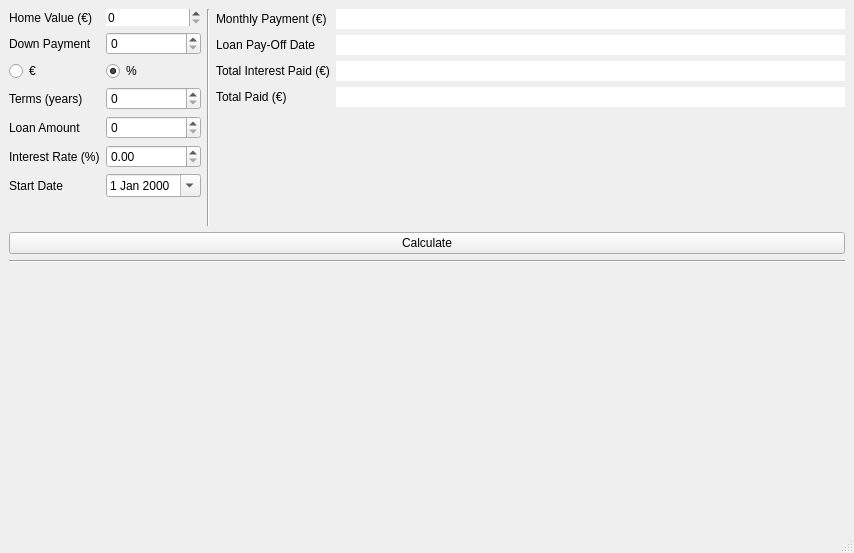
<?xml version="1.0" encoding="UTF-8"?>
<ui version="4.0">
 <class>MainWindow</class>
 <widget class="QMainWindow" name="MainWindow">
  <property name="geometry">
   <rect>
    <x>0</x>
    <y>0</y>
    <width>854</width>
    <height>553</height>
   </rect>
  </property>
  <property name="windowTitle">
   <string>Home Loan Calculator</string>
  </property>
  <widget class="QWidget" name="centralwidget">
   <layout class="QGridLayout" name="gridLayout">
    <item row="0" column="0">
     <layout class="QVBoxLayout" name="verticalLayout">
      <item>
       <layout class="QHBoxLayout" name="horizontalLayout">
        <item>
         <layout class="QFormLayout" name="formLayout">
          <item row="0" column="0">
           <widget class="QLabel" name="label">
            <property name="text">
             <string>Home Value (€)</string>
            </property>
           </widget>
          </item>
          <item row="1" column="0">
           <widget class="QLabel" name="label_2">
            <property name="text">
             <string>Down Payment</string>
            </property>
           </widget>
          </item>
          <item row="2" column="0">
           <widget class="QRadioButton" name="radio_euro">
            <property name="cursor">
             <cursorShape>PointingHandCursor</cursorShape>
            </property>
            <property name="text">
             <string>€</string>
            </property>
            <property name="checked">
             <bool>false</bool>
            </property>
           </widget>
          </item>
          <item row="4" column="0">
           <widget class="QLabel" name="label_3">
            <property name="text">
             <string>Terms (years)</string>
            </property>
           </widget>
          </item>
          <item row="4" column="1">
           <widget class="QSpinBox" name="spin_years">
            <property name="acceptDrops">
             <bool>true</bool>
            </property>
           </widget>
          </item>
          <item row="5" column="0">
           <widget class="QLabel" name="label_5">
            <property name="text">
             <string>Loan Amount</string>
            </property>
           </widget>
          </item>
          <item row="6" column="0">
           <widget class="QLabel" name="label_6">
            <property name="text">
             <string>Interest Rate (%)</string>
            </property>
           </widget>
          </item>
          <item row="6" column="1">
           <widget class="QDoubleSpinBox" name="interest_spin">
            <property name="singleStep">
             <double>0.500000000000000</double>
            </property>
           </widget>
          </item>
          <item row="2" column="1">
           <widget class="QRadioButton" name="radio_perc">
            <property name="cursor">
             <cursorShape>PointingHandCursor</cursorShape>
            </property>
            <property name="text">
             <string>%</string>
            </property>
            <property name="checked">
             <bool>true</bool>
            </property>
           </widget>
          </item>
          <item row="0" column="1">
           <widget class="QSpinBox" name="home_value">
            <property name="frame">
             <bool>false</bool>
            </property>
            <property name="maximum">
             <number>999999999</number>
            </property>
            <property name="singleStep">
             <number>50000</number>
            </property>
           </widget>
          </item>
          <item row="5" column="1">
           <widget class="QSpinBox" name="loan_amount">
            <property name="maximum">
             <number>999999999</number>
            </property>
            <property name="singleStep">
             <number>50000</number>
            </property>
           </widget>
          </item>
          <item row="1" column="1">
           <widget class="QSpinBox" name="down_payment">
            <property name="maximum">
             <number>999999999</number>
            </property>
           </widget>
          </item>
          <item row="7" column="0">
           <widget class="QLabel" name="label_10">
            <property name="text">
             <string>Start Date</string>
            </property>
           </widget>
          </item>
          <item row="7" column="1">
           <widget class="QDateEdit" name="start_date">
            <property name="frame">
             <bool>true</bool>
            </property>
            <property name="calendarPopup">
             <bool>true</bool>
            </property>
           </widget>
          </item>
         </layout>
        </item>
        <item>
         <widget class="Line" name="line">
          <property name="orientation">
           <enum>Qt::Vertical</enum>
          </property>
         </widget>
        </item>
        <item>
         <layout class="QFormLayout" name="formLayout_2">
          <item row="1" column="0">
           <widget class="QLabel" name="label_4">
            <property name="text">
             <string>Monthly Payment (€)</string>
            </property>
           </widget>
          </item>
          <item row="1" column="1">
           <widget class="QLineEdit" name="monthly_payments">
            <property name="cursor">
             <cursorShape>ForbiddenCursor</cursorShape>
            </property>
            <property name="autoFillBackground">
             <bool>false</bool>
            </property>
            <property name="frame">
             <bool>false</bool>
            </property>
            <property name="readOnly">
             <bool>true</bool>
            </property>
           </widget>
          </item>
          <item row="2" column="0">
           <widget class="QLabel" name="label_7">
            <property name="text">
             <string>Loan Pay-Off Date</string>
            </property>
           </widget>
          </item>
          <item row="2" column="1">
           <widget class="QLineEdit" name="end_date">
            <property name="cursor">
             <cursorShape>ForbiddenCursor</cursorShape>
            </property>
            <property name="frame">
             <bool>false</bool>
            </property>
            <property name="readOnly">
             <bool>true</bool>
            </property>
           </widget>
          </item>
          <item row="3" column="0">
           <widget class="QLabel" name="label_8">
            <property name="text">
             <string>Total Interest Paid (€)</string>
            </property>
           </widget>
          </item>
          <item row="3" column="1">
           <widget class="QLineEdit" name="total_interest">
            <property name="frame">
             <bool>false</bool>
            </property>
            <property name="readOnly">
             <bool>true</bool>
            </property>
           </widget>
          </item>
          <item row="4" column="0">
           <widget class="QLabel" name="label_9">
            <property name="text">
             <string>Total Paid (€)</string>
            </property>
           </widget>
          </item>
          <item row="4" column="1">
           <widget class="QLineEdit" name="total_paid">
            <property name="frame">
             <bool>false</bool>
            </property>
            <property name="readOnly">
             <bool>true</bool>
            </property>
           </widget>
          </item>
         </layout>
        </item>
       </layout>
      </item>
      <item>
       <widget class="QPushButton" name="calc_push">
        <property name="cursor">
         <cursorShape>PointingHandCursor</cursorShape>
        </property>
        <property name="text">
         <string>Calculate</string>
        </property>
       </widget>
      </item>
      <item>
       <widget class="Line" name="line_2">
        <property name="orientation">
         <enum>Qt::Horizontal</enum>
        </property>
       </widget>
      </item>
     </layout>
    </item>
    <item row="1" column="0">
     <widget class="PlotWidget" name="graphWidget" native="true">
      <property name="minimumSize">
       <size>
        <width>0</width>
        <height>0</height>
       </size>
      </property>
     </widget>
    </item>
   </layout>
  </widget>
  <widget class="QMenuBar" name="menubar">
   <property name="geometry">
    <rect>
     <x>0</x>
     <y>0</y>
     <width>854</width>
     <height>22</height>
    </rect>
   </property>
  </widget>
  <widget class="QStatusBar" name="statusbar"/>
  <action name="actionhello">
   <property name="text">
    <string>hello</string>
   </property>
  </action>
 </widget>
 <customwidgets>
  <customwidget>
   <class>PlotWidget</class>
   <extends>QWidget</extends>
   <header>pyqtgraph</header>
   <container>1</container>
  </customwidget>
 </customwidgets>
 <resources/>
 <connections/>
</ui>
